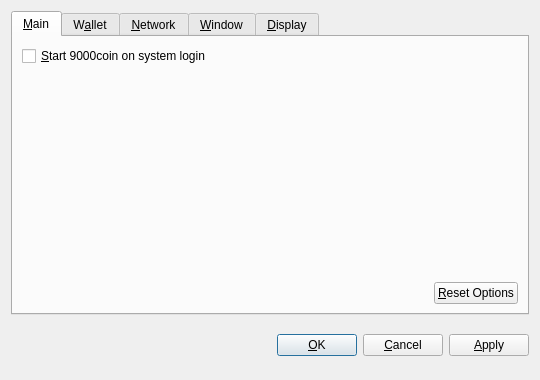
<?xml version="1.0" encoding="UTF-8"?>
<ui version="4.0">
 <class>OptionsDialog</class>
 <widget class="QDialog" name="OptionsDialog">
  <property name="geometry">
   <rect>
    <x>0</x>
    <y>0</y>
    <width>540</width>
    <height>380</height>
   </rect>
  </property>
  <property name="windowTitle">
   <string>Options</string>
  </property>
  <property name="modal">
   <bool>true</bool>
  </property>
  <layout class="QVBoxLayout" name="verticalLayout">
   <item>
    <widget class="QTabWidget" name="tabWidget">
     <property name="tabPosition">
      <enum>QTabWidget::North</enum>
     </property>
     <property name="currentIndex">
      <number>0</number>
     </property>
     <widget class="QWidget" name="tabMain">
      <attribute name="title">
       <string>&amp;Main</string>
      </attribute>
      <layout class="QVBoxLayout" name="verticalLayout_Main">
       <item>
        <widget class="QCheckBox" name="bitcoinAtStartup">
         <property name="toolTip">
          <string>Automatically start 9000coin after logging in to the system.</string>
         </property>
         <property name="text">
          <string>&amp;Start 9000coin on system login</string>
         </property>
        </widget>
       </item>
       <item>
        <spacer name="verticalSpacer_Main">
         <property name="orientation">
          <enum>Qt::Vertical</enum>
         </property>
         <property name="sizeHint" stdset="0">
          <size>
           <width>20</width>
           <height>40</height>
          </size>
         </property>
        </spacer>
       </item>
       <item>
        <layout class="QHBoxLayout" name="horizontalLayout_2_Main">
         <item>
          <spacer name="horizontalSpacer_2_Main">
           <property name="orientation">
            <enum>Qt::Horizontal</enum>
           </property>
           <property name="sizeHint" stdset="0">
            <size>
             <width>40</width>
             <height>20</height>
            </size>
           </property>
          </spacer>
         </item>
         <item>
          <widget class="QPushButton" name="resetButton">
           <property name="toolTip">
            <string>Reset all client options to default.</string>
           </property>
           <property name="text">
            <string>&amp;Reset Options</string>
           </property>
           <property name="autoDefault">
            <bool>false</bool>
           </property>
          </widget>
         </item>
        </layout>
       </item>
      </layout>
     </widget>
     <widget class="QWidget" name="tabWallet">
      <attribute name="title">
       <string>W&amp;allet</string>
      </attribute>
      <layout class="QVBoxLayout" name="verticalLayout_Network">
       <item>
        <widget class="QLabel" name="transactionFeeInfoLabel">
         <property name="text">
          <string>Optional transaction fee per kB that helps make sure your transactions are processed quickly. Most transactions are 1 kB.</string>
         </property>
         <property name="textFormat">
          <enum>Qt::PlainText</enum>
         </property>
         <property name="wordWrap">
          <bool>true</bool>
         </property>
        </widget>
       </item>
       <item>
        <layout class="QHBoxLayout" name="horizontalLayout_1_Main">
         <item>
          <widget class="QLabel" name="transactionFeeLabel">
           <property name="text">
            <string>Pay transaction &amp;fee</string>
           </property>
           <property name="textFormat">
            <enum>Qt::PlainText</enum>
           </property>
           <property name="buddy">
            <cstring>transactionFee</cstring>
           </property>
          </widget>
         </item>
         <item>
          <widget class="BitcoinAmountField" name="transactionFee"/>
         </item>
         <item>
          <spacer name="horizontalSpacer_1_Main">
           <property name="orientation">
            <enum>Qt::Horizontal</enum>
           </property>
           <property name="sizeHint" stdset="0">
            <size>
             <width>40</width>
             <height>20</height>
            </size>
           </property>
          </spacer>
         </item>
        </layout>
       </item>
       <item>
        <widget class="QLabel" name="label">
         <property name="text">
          <string>If you disable the spending of unconfirmed change, the change from a transaction cannot be used until that transaction has at least one confirmation. This also affects how your balance is computed.</string>
         </property>
         <property name="wordWrap">
          <bool>true</bool>
         </property>
        </widget>
       </item>
       <item>
        <widget class="QCheckBox" name="spendZeroConfChange">
         <property name="text">
          <string>Spend unconfirmed change  (experts only)</string>
         </property>
        </widget>
       </item>
       <item>
        <spacer name="verticalSpacer">
         <property name="orientation">
          <enum>Qt::Vertical</enum>
         </property>
         <property name="sizeHint" stdset="0">
          <size>
           <width>20</width>
           <height>40</height>
          </size>
         </property>
        </spacer>
       </item>
      </layout>
     </widget>
     <widget class="QWidget" name="tabNetwork">
      <attribute name="title">
       <string>&amp;Network</string>
      </attribute>
      <layout class="QVBoxLayout" name="verticalLayout_Network">
       <item>
        <widget class="QCheckBox" name="mapPortUpnp">
         <property name="toolTip">
          <string>Automatically open the 9000coin client port on the router. This only works when your router supports UPnP and it is enabled.</string>
         </property>
         <property name="text">
          <string>Map port using &amp;UPnP</string>
         </property>
        </widget>
       </item>
       <item>
        <widget class="QCheckBox" name="connectSocks">
         <property name="toolTip">
          <string>Connect to the 9000coin network through a SOCKS proxy (e.g. when connecting through Tor).</string>
         </property>
         <property name="text">
          <string>&amp;Connect through SOCKS proxy:</string>
         </property>
        </widget>
       </item>
       <item>
        <layout class="QHBoxLayout" name="horizontalLayout_Network">
         <item>
          <widget class="QLabel" name="proxyIpLabel">
           <property name="text">
            <string>Proxy &amp;IP:</string>
           </property>
           <property name="textFormat">
            <enum>Qt::PlainText</enum>
           </property>
           <property name="buddy">
            <cstring>proxyIp</cstring>
           </property>
          </widget>
         </item>
         <item>
          <widget class="QValidatedLineEdit" name="proxyIp">
           <property name="maximumSize">
            <size>
             <width>140</width>
             <height>16777215</height>
            </size>
           </property>
           <property name="toolTip">
            <string>IP address of the proxy (e.g. 127.0.0.1)</string>
           </property>
          </widget>
         </item>
         <item>
          <widget class="QLabel" name="proxyPortLabel">
           <property name="text">
            <string>&amp;Port:</string>
           </property>
           <property name="textFormat">
            <enum>Qt::PlainText</enum>
           </property>
           <property name="buddy">
            <cstring>proxyPort</cstring>
           </property>
          </widget>
         </item>
         <item>
          <widget class="QLineEdit" name="proxyPort">
           <property name="maximumSize">
            <size>
             <width>55</width>
             <height>16777215</height>
            </size>
           </property>
           <property name="toolTip">
            <string>Port of the proxy (e.g. 9050)</string>
           </property>
          </widget>
         </item>
         <item>
          <widget class="QLabel" name="socksVersionLabel">
           <property name="text">
            <string>SOCKS &amp;Version:</string>
           </property>
           <property name="textFormat">
            <enum>Qt::PlainText</enum>
           </property>
           <property name="buddy">
            <cstring>socksVersion</cstring>
           </property>
          </widget>
         </item>
         <item>
          <widget class="QValueComboBox" name="socksVersion">
           <property name="toolTip">
            <string>SOCKS version of the proxy (e.g. 5)</string>
           </property>
          </widget>
         </item>
         <item>
          <spacer name="horizontalSpacer_Network">
           <property name="orientation">
            <enum>Qt::Horizontal</enum>
           </property>
           <property name="sizeHint" stdset="0">
            <size>
             <width>40</width>
             <height>20</height>
            </size>
           </property>
          </spacer>
         </item>
        </layout>
       </item>
       <item>
        <spacer name="verticalSpacer_Network">
         <property name="orientation">
          <enum>Qt::Vertical</enum>
         </property>
         <property name="sizeHint" stdset="0">
          <size>
           <width>20</width>
           <height>40</height>
          </size>
         </property>
        </spacer>
       </item>
      </layout>
     </widget>
     <widget class="QWidget" name="tabWindow">
      <attribute name="title">
       <string>&amp;Window</string>
      </attribute>
      <layout class="QVBoxLayout" name="verticalLayout_Window">
       <item>
        <widget class="QCheckBox" name="minimizeToTray">
         <property name="toolTip">
          <string>Show only a tray icon after minimizing the window.</string>
         </property>
         <property name="text">
          <string>&amp;Minimize to the tray instead of the taskbar</string>
         </property>
        </widget>
       </item>
       <item>
        <widget class="QCheckBox" name="minimizeOnClose">
         <property name="toolTip">
          <string>Minimize instead of exit the application when the window is closed. When this option is enabled, the application will be closed only after selecting Quit in the menu.</string>
         </property>
         <property name="text">
          <string>M&amp;inimize on close</string>
         </property>
        </widget>
       </item>
       <item>
        <spacer name="verticalSpacer_Window">
         <property name="orientation">
          <enum>Qt::Vertical</enum>
         </property>
         <property name="sizeHint" stdset="0">
          <size>
           <width>20</width>
           <height>40</height>
          </size>
         </property>
        </spacer>
       </item>
      </layout>
     </widget>
     <widget class="QWidget" name="tabDisplay">
      <attribute name="title">
       <string>&amp;Display</string>
      </attribute>
      <layout class="QVBoxLayout" name="verticalLayout_Display">
       <item>
        <layout class="QHBoxLayout" name="horizontalLayout_1_Display">
         <item>
          <widget class="QLabel" name="langLabel">
           <property name="text">
            <string>User Interface &amp;language:</string>
           </property>
           <property name="textFormat">
            <enum>Qt::PlainText</enum>
           </property>
           <property name="buddy">
            <cstring>lang</cstring>
           </property>
          </widget>
         </item>
         <item>
          <widget class="QValueComboBox" name="lang">
           <property name="toolTip">
            <string>The user interface language can be set here. This setting will take effect after restarting 9000coin.</string>
           </property>
          </widget>
         </item>
        </layout>
       </item>
       <item>
        <layout class="QHBoxLayout" name="horizontalLayout_2_Display">
         <item>
          <widget class="QLabel" name="unitLabel">
           <property name="text">
            <string>&amp;Unit to show amounts in:</string>
           </property>
           <property name="textFormat">
            <enum>Qt::PlainText</enum>
           </property>
           <property name="buddy">
            <cstring>unit</cstring>
           </property>
          </widget>
         </item>
         <item>
          <widget class="QValueComboBox" name="unit">
           <property name="toolTip">
            <string>Choose the default subdivision unit to show in the interface and when sending coins.</string>
           </property>
          </widget>
         </item>
        </layout>
       </item>
       <item>
        <widget class="QCheckBox" name="displayAddresses">
         <property name="toolTip">
          <string>Whether to show 9000coin addresses in the transaction list or not.</string>
         </property>
         <property name="text">
          <string>&amp;Display addresses in transaction list</string>
         </property>
        </widget>
       </item>
       <item>
        <widget class="QCheckBox" name="coinControlFeatures">
         <property name="toolTip">
          <string>Whether to show coin control features or not.</string>
         </property>
         <property name="text">
          <string>Display coin &amp;control features (experts only!)</string>
         </property>
        </widget>
       </item>
       <item>
        <spacer name="verticalSpacer_Display">
         <property name="orientation">
          <enum>Qt::Vertical</enum>
         </property>
         <property name="sizeHint" stdset="0">
          <size>
           <width>20</width>
           <height>40</height>
          </size>
         </property>
        </spacer>
       </item>
      </layout>
     </widget>
    </widget>
   </item>
   <item>
    <layout class="QHBoxLayout" name="horizontalLayout_Buttons">
     <item>
      <spacer name="horizontalSpacer_1">
       <property name="orientation">
        <enum>Qt::Horizontal</enum>
       </property>
       <property name="sizeHint" stdset="0">
        <size>
         <width>40</width>
         <height>48</height>
        </size>
       </property>
      </spacer>
     </item>
     <item>
      <widget class="QLabel" name="statusLabel">
       <property name="font">
        <font>
         <weight>75</weight>
         <bold>true</bold>
        </font>
       </property>
       <property name="text">
        <string/>
       </property>
       <property name="textFormat">
        <enum>Qt::PlainText</enum>
       </property>
       <property name="wordWrap">
        <bool>true</bool>
       </property>
      </widget>
     </item>
     <item>
      <spacer name="horizontalSpacer_2">
       <property name="orientation">
        <enum>Qt::Horizontal</enum>
       </property>
       <property name="sizeHint" stdset="0">
        <size>
         <width>40</width>
         <height>48</height>
        </size>
       </property>
      </spacer>
     </item>
     <item>
      <widget class="QPushButton" name="okButton">
       <property name="text">
        <string>&amp;OK</string>
       </property>
      </widget>
     </item>
     <item>
      <widget class="QPushButton" name="cancelButton">
       <property name="text">
        <string>&amp;Cancel</string>
       </property>
       <property name="autoDefault">
        <bool>false</bool>
       </property>
      </widget>
     </item>
     <item>
      <widget class="QPushButton" name="applyButton">
       <property name="text">
        <string>&amp;Apply</string>
       </property>
       <property name="autoDefault">
        <bool>false</bool>
       </property>
      </widget>
     </item>
    </layout>
   </item>
  </layout>
 </widget>
 <customwidgets>
  <customwidget>
   <class>BitcoinAmountField</class>
   <extends>QSpinBox</extends>
   <header>bitcoinamountfield.h</header>
  </customwidget>
  <customwidget>
   <class>QValueComboBox</class>
   <extends>QComboBox</extends>
   <header>qvaluecombobox.h</header>
  </customwidget>
  <customwidget>
   <class>QValidatedLineEdit</class>
   <extends>QLineEdit</extends>
   <header>qvalidatedlineedit.h</header>
  </customwidget>
 </customwidgets>
 <resources/>
 <connections/>
</ui>
